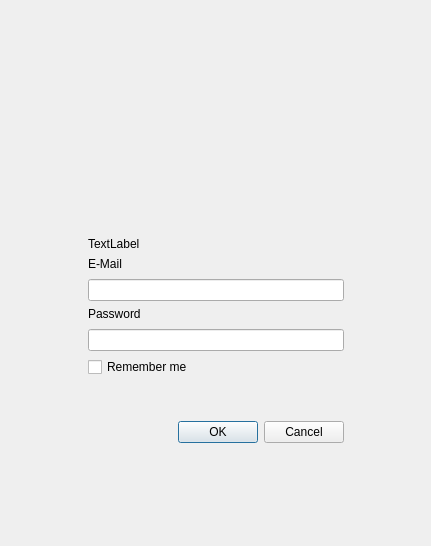
<?xml version="1.0" encoding="UTF-8"?>
<ui version="4.0">
 <class>LoginDialog</class>
 <widget class="QDialog" name="LoginDialog">
  <property name="geometry">
   <rect>
    <x>0</x>
    <y>0</y>
    <width>431</width>
    <height>546</height>
   </rect>
  </property>
  <property name="windowTitle">
   <string>Login</string>
  </property>
  <property name="modal">
   <bool>true</bool>
  </property>
  <layout class="QVBoxLayout" name="verticalLayout_4">
   <item>
    <spacer name="verticalSpacer">
     <property name="orientation">
      <enum>Qt::Vertical</enum>
     </property>
     <property name="sizeHint" stdset="0">
      <size>
       <width>20</width>
       <height>147</height>
      </size>
     </property>
    </spacer>
   </item>
   <item>
    <layout class="QHBoxLayout" name="horizontalLayout">
     <item>
      <spacer name="horizontalSpacer">
       <property name="orientation">
        <enum>Qt::Horizontal</enum>
       </property>
       <property name="sizeHint" stdset="0">
        <size>
         <width>40</width>
         <height>20</height>
        </size>
       </property>
      </spacer>
     </item>
     <item>
      <layout class="QVBoxLayout" name="verticalLayout_3">
       <property name="topMargin">
        <number>0</number>
       </property>
       <item>
        <widget class="QLabel" name="logoLabel">
         <property name="minimumSize">
          <size>
           <width>256</width>
           <height>128</height>
          </size>
         </property>
         <property name="maximumSize">
          <size>
           <width>256</width>
           <height>128</height>
          </size>
         </property>
         <property name="text">
          <string/>
         </property>
         <property name="pixmap">
          <pixmap resource="icons.qrc">:/logo/icons/sizes/icon-128.png</pixmap>
         </property>
         <property name="alignment">
          <set>Qt::AlignCenter</set>
         </property>
        </widget>
       </item>
       <item>
        <widget class="QLabel" name="errorLabel">
         <property name="maximumSize">
          <size>
           <width>256</width>
           <height>16777215</height>
          </size>
         </property>
         <property name="text">
          <string>TextLabel</string>
         </property>
         <property name="wordWrap">
          <bool>true</bool>
         </property>
         <property name="errorLabel" stdset="0">
          <bool>true</bool>
         </property>
        </widget>
       </item>
       <item>
        <layout class="QVBoxLayout" name="verticalLayout">
         <property name="spacing">
          <number>8</number>
         </property>
         <item>
          <widget class="QLabel" name="emailLabel">
           <property name="text">
            <string>E-Mail</string>
           </property>
          </widget>
         </item>
         <item>
          <widget class="QLineEdit" name="emailEdit">
           <property name="minimumSize">
            <size>
             <width>256</width>
             <height>0</height>
            </size>
           </property>
          </widget>
         </item>
        </layout>
       </item>
       <item>
        <layout class="QVBoxLayout" name="verticalLayout_2">
         <property name="spacing">
          <number>8</number>
         </property>
         <item>
          <widget class="QLabel" name="passwordLabel">
           <property name="text">
            <string>Password</string>
           </property>
          </widget>
         </item>
         <item>
          <widget class="QLineEdit" name="passwordEdit">
           <property name="minimumSize">
            <size>
             <width>256</width>
             <height>0</height>
            </size>
           </property>
           <property name="echoMode">
            <enum>QLineEdit::Password</enum>
           </property>
          </widget>
         </item>
        </layout>
       </item>
       <item>
        <widget class="QCheckBox" name="rememberMeCheckBox">
         <property name="text">
          <string>Remember me</string>
         </property>
        </widget>
       </item>
       <item>
        <widget class="BusyIndicator" name="busyIndicator" native="true">
         <property name="minimumSize">
          <size>
           <width>0</width>
           <height>32</height>
          </size>
         </property>
        </widget>
       </item>
       <item>
        <widget class="QDialogButtonBox" name="loginButtonBox">
         <property name="standardButtons">
          <set>QDialogButtonBox::Cancel|QDialogButtonBox::Ok</set>
         </property>
         <property name="centerButtons">
          <bool>false</bool>
         </property>
        </widget>
       </item>
      </layout>
     </item>
     <item>
      <spacer name="horizontalSpacer_2">
       <property name="orientation">
        <enum>Qt::Horizontal</enum>
       </property>
       <property name="sizeHint" stdset="0">
        <size>
         <width>40</width>
         <height>20</height>
        </size>
       </property>
      </spacer>
     </item>
    </layout>
   </item>
   <item>
    <spacer name="verticalSpacer_2">
     <property name="orientation">
      <enum>Qt::Vertical</enum>
     </property>
     <property name="sizeHint" stdset="0">
      <size>
       <width>20</width>
       <height>147</height>
      </size>
     </property>
    </spacer>
   </item>
  </layout>
 </widget>
 <customwidgets>
  <customwidget>
   <class>BusyIndicator</class>
   <extends>QWidget</extends>
   <header>./busyindicator.hpp</header>
   <container>1</container>
  </customwidget>
 </customwidgets>
 <resources>
  <include location="icons.qrc"/>
 </resources>
 <connections/>
</ui>
